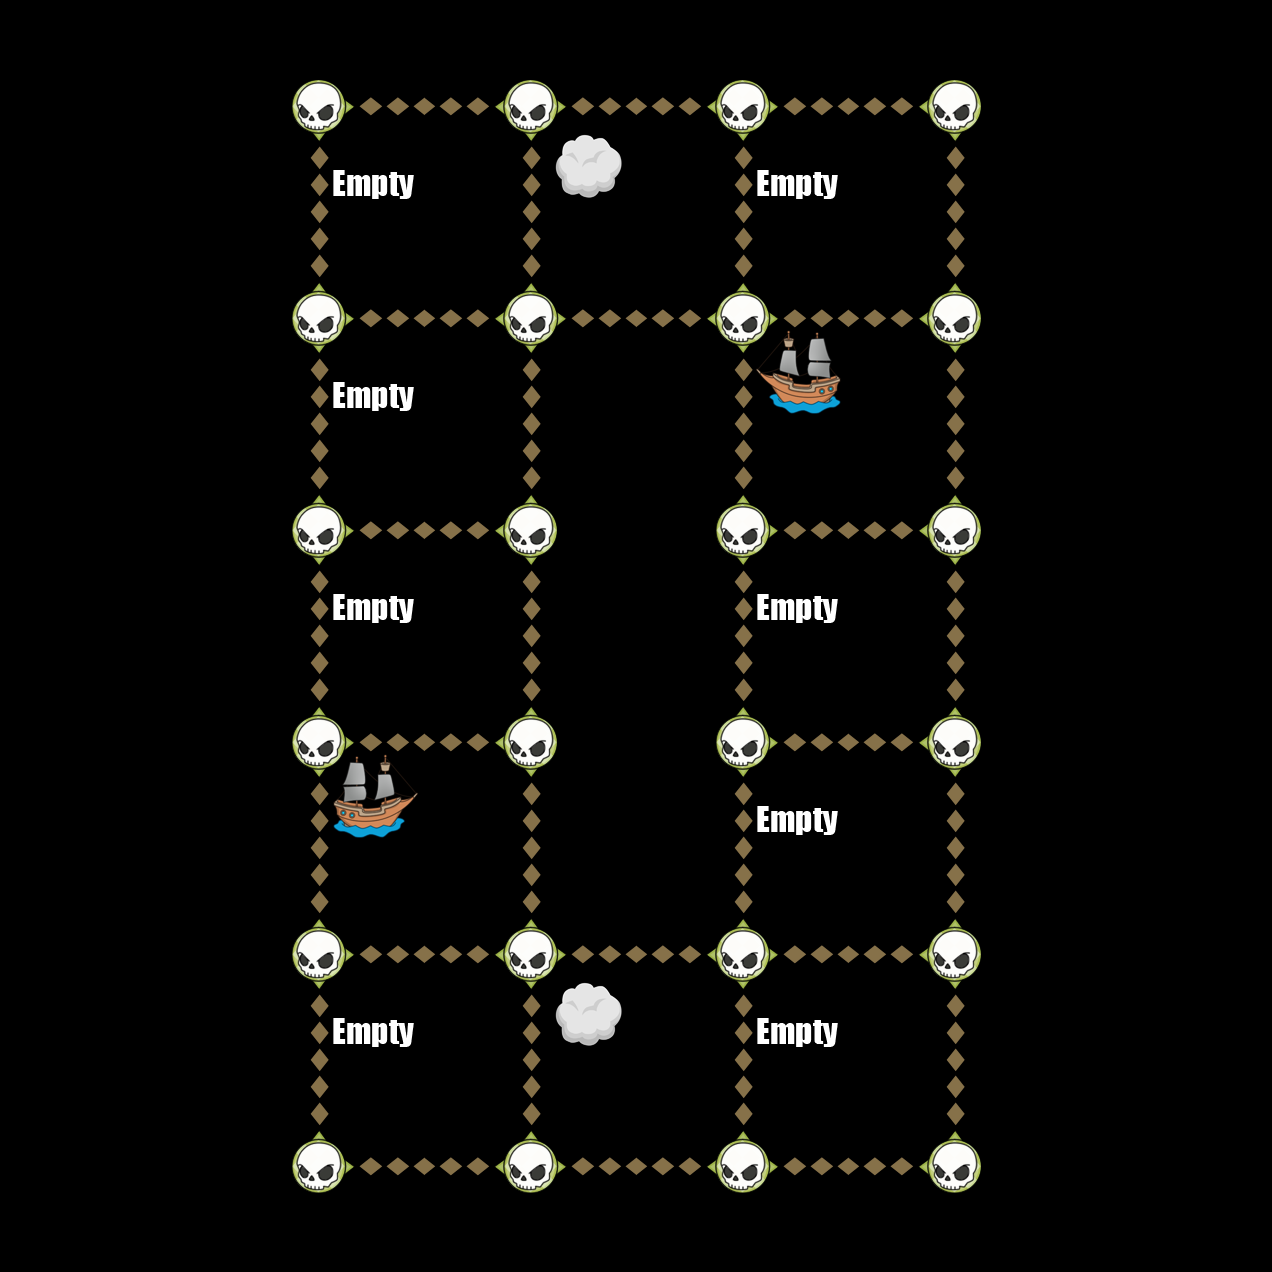

A level layout from a 2D game, rendered from its tile map. Below: a short description, then the map file with tile-grid data replaced by summaries:
An orthogonal 6x6 tile map with 212x212 px tiles, 6 tile layers (Down, Up, Left, Right, ...).

<map version="1.0" orientation="orthogonal" width="6" height="6" tilewidth="212" tileheight="212">
 <tileset firstgid="1" name="TileGraphic_Final-ipadhd" tilewidth="212" tileheight="212">
  <image source="TileGraphic_Final-ipadhd.png" width="636" height="1060" />
  <tile id="0">
   <properties>
    <property name="LineFilled" value="True" />
   </properties>
  </tile>
  <tile id="2">
   <properties>
    <property name="Item" value="TreasureBox" />
   </properties>
  </tile>
  <tile id="4">
   <properties>
    <property name="RowFilled" value="True" />
   </properties>
  </tile>
  <tile id="6">
   <properties>
    <property name="Item" value="CannonLeft" />
   </properties>
  </tile>
  <tile id="7">
   <properties>
    <property name="Item" value="ShipRight" />
   </properties>
  </tile>
  <tile id="8">
   <properties>
    <property name="Item" value="MapOne" />
   </properties>
  </tile>
  <tile id="9">
   <properties>
    <property name="Item" value="CannonRight" />
   </properties>
  </tile>
  <tile id="10">
   <properties>
    <property name="Item" value="ShipLeft" />
   </properties>
  </tile>
  <tile id="11">
   <properties>
    <property name="Item" value="MapTwo" />
   </properties>
  </tile>
  <tile id="12">
   <properties>
    <property name="Item" value="Empty" />
   </properties>
  </tile>
  <tile id="13">
   <properties>
    <property name="Item" value="Skull" />
   </properties>
  </tile>
  <tile id="14">
   <properties>
    <property name="Item" value="Fog" />
   </properties>
  </tile>
 </tileset>
 <layer name="Down" width="6" height="6">
  <data>[36 cells, 20 non-empty, 1 distinct tile ids]</data>
 </layer>
 <layer name="Up" width="6" height="6">
  <data>[36 cells, 20 non-empty, 1 distinct tile ids]</data>
 </layer>
 <layer name="Left" width="6" height="6">
  <data>[36 cells, 16 non-empty, 1 distinct tile ids]</data>
 </layer>
 <layer name="Right" width="6" height="6">
  <data>[36 cells, 16 non-empty, 1 distinct tile ids]</data>
 </layer>
 <layer name="Dots" width="6" height="6">
  <data>[36 cells, 24 non-empty, 1 distinct tile ids]</data>
 </layer>
 <layer name="Items" width="6" height="6">
  <data>[36 cells, 12 non-empty, 4 distinct tile ids]</data>
 </layer>
</map>
